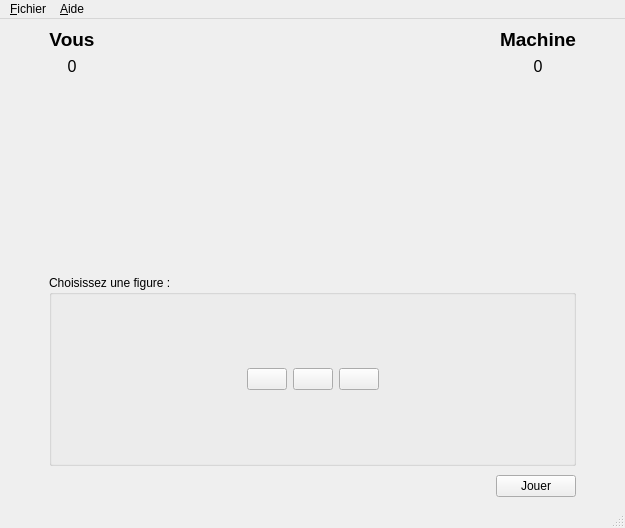
<?xml version="1.0" encoding="UTF-8"?>
<ui version="4.0">
 <class>ChifoumiVue</class>
 <widget class="QMainWindow" name="ChifoumiVue">
  <property name="geometry">
   <rect>
    <x>0</x>
    <y>0</y>
    <width>625</width>
    <height>528</height>
   </rect>
  </property>
  <property name="windowTitle">
   <string>Chifoumi</string>
  </property>
  <widget class="QWidget" name="centralwidget">
   <layout class="QHBoxLayout" name="horizontalLayout_5">
    <item>
     <layout class="QVBoxLayout" name="verticalLayout_3">
      <item>
       <layout class="QGridLayout" name="gridLayout">
        <item row="0" column="1">
         <layout class="QVBoxLayout" name="verticalLayout">
          <item>
           <widget class="QLabel" name="lJoueur">
            <property name="sizePolicy">
             <sizepolicy hsizetype="Preferred" vsizetype="Preferred">
              <horstretch>0</horstretch>
              <verstretch>0</verstretch>
             </sizepolicy>
            </property>
            <property name="font">
             <font>
              <pointsize>14</pointsize>
              <weight>75</weight>
              <bold>true</bold>
             </font>
            </property>
            <property name="text">
             <string>Vous</string>
            </property>
            <property name="alignment">
             <set>Qt::AlignCenter</set>
            </property>
           </widget>
          </item>
          <item>
           <widget class="QLabel" name="scoreJoueur">
            <property name="font">
             <font>
              <pointsize>12</pointsize>
             </font>
            </property>
            <property name="text">
             <string>0</string>
            </property>
            <property name="alignment">
             <set>Qt::AlignCenter</set>
            </property>
           </widget>
          </item>
         </layout>
        </item>
        <item row="1" column="3">
         <widget class="QLabel" name="coupMachine">
          <property name="text">
           <string/>
          </property>
          <property name="pixmap">
           <pixmap resource="ressourceChifoumi.qrc">:/chifoumi/images/rien_115.png</pixmap>
          </property>
         </widget>
        </item>
        <item row="1" column="1">
         <widget class="QLabel" name="coupJoueur">
          <property name="text">
           <string/>
          </property>
          <property name="pixmap">
           <pixmap resource="ressourceChifoumi.qrc">:/chifoumi/images/rien_115.png</pixmap>
          </property>
         </widget>
        </item>
        <item row="1" column="4">
         <spacer name="horizontalSpacer_10">
          <property name="orientation">
           <enum>Qt::Horizontal</enum>
          </property>
          <property name="sizeType">
           <enum>QSizePolicy::Fixed</enum>
          </property>
          <property name="sizeHint" stdset="0">
           <size>
            <width>40</width>
            <height>20</height>
           </size>
          </property>
         </spacer>
        </item>
        <item row="0" column="3">
         <layout class="QVBoxLayout" name="verticalLayout_2">
          <item>
           <widget class="QLabel" name="lMachine">
            <property name="sizePolicy">
             <sizepolicy hsizetype="Preferred" vsizetype="Preferred">
              <horstretch>0</horstretch>
              <verstretch>0</verstretch>
             </sizepolicy>
            </property>
            <property name="font">
             <font>
              <pointsize>14</pointsize>
              <weight>75</weight>
              <bold>true</bold>
             </font>
            </property>
            <property name="text">
             <string>Machine</string>
            </property>
            <property name="alignment">
             <set>Qt::AlignCenter</set>
            </property>
           </widget>
          </item>
          <item>
           <widget class="QLabel" name="scoreMachine">
            <property name="font">
             <font>
              <pointsize>12</pointsize>
             </font>
            </property>
            <property name="text">
             <string>0</string>
            </property>
            <property name="alignment">
             <set>Qt::AlignCenter</set>
            </property>
           </widget>
          </item>
         </layout>
        </item>
        <item row="1" column="2">
         <layout class="QHBoxLayout" name="horizontalLayout_2">
          <item>
           <spacer name="horizontalSpacer_3">
            <property name="orientation">
             <enum>Qt::Horizontal</enum>
            </property>
            <property name="sizeHint" stdset="0">
             <size>
              <width>40</width>
              <height>20</height>
             </size>
            </property>
           </spacer>
          </item>
          <item>
           <widget class="QLabel" name="versus">
            <property name="text">
             <string/>
            </property>
            <property name="pixmap">
             <pixmap resource="ressourceChifoumi.qrc">:/chifoumi/images/versus_70.png</pixmap>
            </property>
            <property name="alignment">
             <set>Qt::AlignCenter</set>
            </property>
           </widget>
          </item>
          <item>
           <spacer name="horizontalSpacer_4">
            <property name="orientation">
             <enum>Qt::Horizontal</enum>
            </property>
            <property name="sizeHint" stdset="0">
             <size>
              <width>40</width>
              <height>20</height>
             </size>
            </property>
           </spacer>
          </item>
         </layout>
        </item>
        <item row="1" column="0">
         <spacer name="horizontalSpacer_9">
          <property name="orientation">
           <enum>Qt::Horizontal</enum>
          </property>
          <property name="sizeType">
           <enum>QSizePolicy::Fixed</enum>
          </property>
          <property name="sizeHint" stdset="0">
           <size>
            <width>40</width>
            <height>20</height>
           </size>
          </property>
         </spacer>
        </item>
        <item row="0" column="2">
         <spacer name="horizontalSpacer_2">
          <property name="orientation">
           <enum>Qt::Horizontal</enum>
          </property>
          <property name="sizeHint" stdset="0">
           <size>
            <width>40</width>
            <height>20</height>
           </size>
          </property>
         </spacer>
        </item>
       </layout>
      </item>
      <item>
       <spacer name="verticalSpacer">
        <property name="orientation">
         <enum>Qt::Vertical</enum>
        </property>
        <property name="sizeHint" stdset="0">
         <size>
          <width>20</width>
          <height>40</height>
         </size>
        </property>
       </spacer>
      </item>
      <item>
       <layout class="QHBoxLayout" name="bbbbbbbbbbb">
        <property name="topMargin">
         <number>0</number>
        </property>
        <item>
         <spacer name="horizontalSpacer_5">
          <property name="orientation">
           <enum>Qt::Horizontal</enum>
          </property>
          <property name="sizeType">
           <enum>QSizePolicy::Fixed</enum>
          </property>
          <property name="sizeHint" stdset="0">
           <size>
            <width>40</width>
            <height>20</height>
           </size>
          </property>
         </spacer>
        </item>
        <item>
         <layout class="QVBoxLayout" name="aaaaaaaaaa">
          <property name="spacing">
           <number>9</number>
          </property>
          <property name="leftMargin">
           <number>0</number>
          </property>
          <property name="topMargin">
           <number>0</number>
          </property>
          <item>
           <widget class="QGroupBox" name="groupBox">
            <property name="minimumSize">
             <size>
              <width>509</width>
              <height>191</height>
             </size>
            </property>
            <property name="maximumSize">
             <size>
              <width>100000</width>
              <height>191</height>
             </size>
            </property>
            <property name="title">
             <string>Choisissez une figure :</string>
            </property>
            <layout class="QHBoxLayout" name="horizontalLayout_6">
             <item>
              <layout class="QHBoxLayout" name="horizontalLayout_3">
               <item>
                <spacer name="horizontalSpacer_7">
                 <property name="orientation">
                  <enum>Qt::Horizontal</enum>
                 </property>
                 <property name="sizeHint" stdset="0">
                  <size>
                   <width>40</width>
                   <height>20</height>
                  </size>
                 </property>
                </spacer>
               </item>
               <item>
                <widget class="QPushButton" name="pierre">
                 <property name="text">
                  <string/>
                 </property>
                 <property name="icon">
                  <iconset>
                   <normalon>:/chifoumi/images/pierre_115.png</normalon>
                  </iconset>
                 </property>
                 <property name="iconSize">
                  <size>
                   <width>127</width>
                   <height>128</height>
                  </size>
                 </property>
                </widget>
               </item>
               <item>
                <widget class="QPushButton" name="papier">
                 <property name="text">
                  <string/>
                 </property>
                 <property name="icon">
                  <iconset>
                   <normalon>:/chifoumi/images/papier_115.png</normalon>
                  </iconset>
                 </property>
                 <property name="iconSize">
                  <size>
                   <width>127</width>
                   <height>128</height>
                  </size>
                 </property>
                </widget>
               </item>
               <item>
                <widget class="QPushButton" name="ciseau">
                 <property name="text">
                  <string/>
                 </property>
                 <property name="icon">
                  <iconset>
                   <normalon>:/chifoumi/images/ciseau_115.png</normalon>
                  </iconset>
                 </property>
                 <property name="iconSize">
                  <size>
                   <width>127</width>
                   <height>128</height>
                  </size>
                 </property>
                </widget>
               </item>
               <item>
                <spacer name="horizontalSpacer_8">
                 <property name="orientation">
                  <enum>Qt::Horizontal</enum>
                 </property>
                 <property name="sizeHint" stdset="0">
                  <size>
                   <width>40</width>
                   <height>20</height>
                  </size>
                 </property>
                </spacer>
               </item>
              </layout>
             </item>
            </layout>
           </widget>
          </item>
          <item>
           <layout class="QHBoxLayout" name="horizontalLayout">
            <item>
             <spacer name="horizontalSpacer">
              <property name="orientation">
               <enum>Qt::Horizontal</enum>
              </property>
              <property name="sizeHint" stdset="0">
               <size>
                <width>40</width>
                <height>20</height>
               </size>
              </property>
             </spacer>
            </item>
            <item>
             <widget class="QPushButton" name="bNewPartie">
              <property name="text">
               <string>Jouer</string>
              </property>
             </widget>
            </item>
           </layout>
          </item>
         </layout>
        </item>
        <item>
         <spacer name="horizontalSpacer_6">
          <property name="orientation">
           <enum>Qt::Horizontal</enum>
          </property>
          <property name="sizeType">
           <enum>QSizePolicy::Fixed</enum>
          </property>
          <property name="sizeHint" stdset="0">
           <size>
            <width>40</width>
            <height>20</height>
           </size>
          </property>
         </spacer>
        </item>
       </layout>
      </item>
     </layout>
    </item>
   </layout>
  </widget>
  <widget class="QMenuBar" name="menubar">
   <property name="geometry">
    <rect>
     <x>0</x>
     <y>0</y>
     <width>625</width>
     <height>21</height>
    </rect>
   </property>
   <widget class="QMenu" name="menu_Fichier">
    <property name="title">
     <string>&amp;Fichier</string>
    </property>
   </widget>
   <widget class="QMenu" name="menu_Aide">
    <property name="title">
     <string>&amp;Aide</string>
    </property>
   </widget>
   <addaction name="menu_Fichier"/>
   <addaction name="menu_Aide"/>
  </widget>
  <widget class="QStatusBar" name="statusbar"/>
 </widget>
 <resources>
  <include location="ressourceChifoumi.qrc"/>
 </resources>
 <connections/>
</ui>
